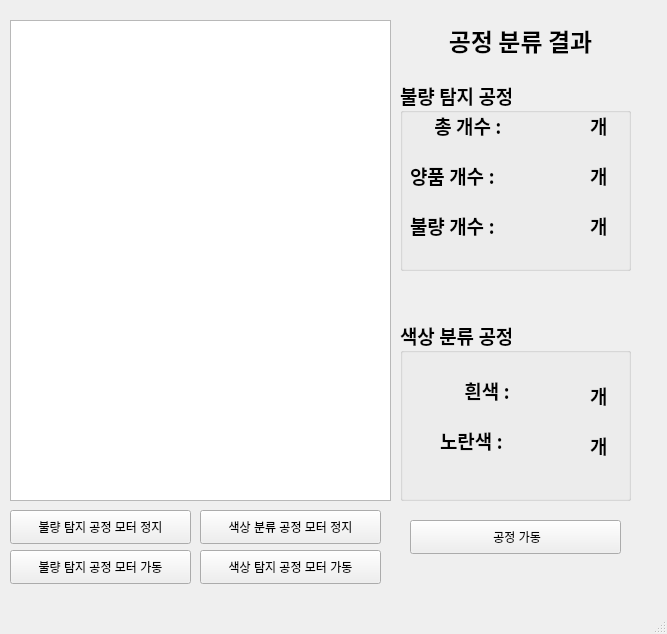
<?xml version="1.0" encoding="UTF-8"?>
<ui version="4.0">
 <class>MainWindow</class>
 <widget class="QMainWindow" name="MainWindow">
  <property name="geometry">
   <rect>
    <x>0</x>
    <y>0</y>
    <width>667</width>
    <height>634</height>
   </rect>
  </property>
  <property name="windowTitle">
   <string>MainWindow</string>
  </property>
  <widget class="QWidget" name="centralwidget">
   <widget class="QPushButton" name="defect_stop">
    <property name="geometry">
     <rect>
      <x>10</x>
      <y>510</y>
      <width>181</width>
      <height>34</height>
     </rect>
    </property>
    <property name="text">
     <string>불량 탐지 공정 모터 정지</string>
    </property>
   </widget>
   <widget class="QTableWidget" name="tablewidget">
    <property name="geometry">
     <rect>
      <x>10</x>
      <y>20</y>
      <width>381</width>
      <height>481</height>
     </rect>
    </property>
    <property name="sortingEnabled">
     <bool>true</bool>
    </property>
   </widget>
   <widget class="QPushButton" name="color_stop">
    <property name="geometry">
     <rect>
      <x>200</x>
      <y>510</y>
      <width>181</width>
      <height>34</height>
     </rect>
    </property>
    <property name="text">
     <string>색상 분류 공정 모터 정지</string>
    </property>
   </widget>
   <widget class="QLabel" name="label">
    <property name="geometry">
     <rect>
      <x>390</x>
      <y>20</y>
      <width>261</width>
      <height>41</height>
     </rect>
    </property>
    <property name="font">
     <font>
      <family>Adobe Devanagari</family>
      <pointsize>18</pointsize>
      <weight>75</weight>
      <bold>true</bold>
     </font>
    </property>
    <property name="text">
     <string>공정 분류 결과</string>
    </property>
    <property name="alignment">
     <set>Qt::AlignCenter</set>
    </property>
   </widget>
   <widget class="QGroupBox" name="groupBox_2">
    <property name="geometry">
     <rect>
      <x>400</x>
      <y>320</y>
      <width>231</width>
      <height>181</height>
     </rect>
    </property>
    <property name="font">
     <font>
      <family>Adobe Devanagari</family>
      <pointsize>14</pointsize>
      <weight>75</weight>
      <bold>true</bold>
     </font>
    </property>
    <property name="title">
     <string>색상 분류 공정</string>
    </property>
    <widget class="QLabel" name="label_3">
     <property name="geometry">
      <rect>
       <x>40</x>
       <y>100</y>
       <width>91</width>
       <height>41</height>
      </rect>
     </property>
     <property name="text">
      <string>노란색 :</string>
     </property>
    </widget>
    <widget class="QLabel" name="label_4">
     <property name="geometry">
      <rect>
       <x>60</x>
       <y>40</y>
       <width>71</width>
       <height>61</height>
      </rect>
     </property>
     <property name="text">
      <string> 흰색 :</string>
     </property>
    </widget>
    <widget class="QLabel" name="label_5">
     <property name="geometry">
      <rect>
       <x>190</x>
       <y>60</y>
       <width>91</width>
       <height>31</height>
      </rect>
     </property>
     <property name="text">
      <string>개</string>
     </property>
    </widget>
    <widget class="QLabel" name="label_6">
     <property name="geometry">
      <rect>
       <x>190</x>
       <y>110</y>
       <width>91</width>
       <height>31</height>
      </rect>
     </property>
     <property name="text">
      <string>개</string>
     </property>
    </widget>
    <widget class="QLabel" name="white">
     <property name="geometry">
      <rect>
       <x>130</x>
       <y>50</y>
       <width>64</width>
       <height>41</height>
      </rect>
     </property>
     <property name="text">
      <string/>
     </property>
     <property name="alignment">
      <set>Qt::AlignCenter</set>
     </property>
    </widget>
    <widget class="QLabel" name="yellow">
     <property name="geometry">
      <rect>
       <x>130</x>
       <y>110</y>
       <width>64</width>
       <height>15</height>
      </rect>
     </property>
     <property name="text">
      <string/>
     </property>
     <property name="alignment">
      <set>Qt::AlignCenter</set>
     </property>
    </widget>
   </widget>
   <widget class="QGroupBox" name="groupBox">
    <property name="geometry">
     <rect>
      <x>400</x>
      <y>80</y>
      <width>231</width>
      <height>191</height>
     </rect>
    </property>
    <property name="font">
     <font>
      <family>Adobe Devanagari</family>
      <pointsize>14</pointsize>
      <weight>75</weight>
      <bold>true</bold>
     </font>
    </property>
    <property name="title">
     <string>불량 탐지 공정</string>
    </property>
    <widget class="QLabel" name="label_8">
     <property name="geometry">
      <rect>
       <x>10</x>
       <y>130</y>
       <width>111</width>
       <height>31</height>
      </rect>
     </property>
     <property name="text">
      <string>불량 개수 :</string>
     </property>
    </widget>
    <widget class="QLabel" name="label_9">
     <property name="geometry">
      <rect>
       <x>190</x>
       <y>30</y>
       <width>64</width>
       <height>31</height>
      </rect>
     </property>
     <property name="font">
      <font>
       <family>Adobe Devanagari</family>
       <pointsize>14</pointsize>
       <weight>75</weight>
       <bold>true</bold>
      </font>
     </property>
     <property name="text">
      <string>개</string>
     </property>
    </widget>
    <widget class="QLabel" name="label_10">
     <property name="geometry">
      <rect>
       <x>10</x>
       <y>80</y>
       <width>111</width>
       <height>31</height>
      </rect>
     </property>
     <property name="text">
      <string>양품 개수 :</string>
     </property>
    </widget>
    <widget class="QLabel" name="label_11">
     <property name="geometry">
      <rect>
       <x>30</x>
       <y>30</y>
       <width>101</width>
       <height>31</height>
      </rect>
     </property>
     <property name="text">
      <string> 총 개수 :</string>
     </property>
    </widget>
    <widget class="QLabel" name="label_12">
     <property name="geometry">
      <rect>
       <x>190</x>
       <y>80</y>
       <width>64</width>
       <height>31</height>
      </rect>
     </property>
     <property name="font">
      <font>
       <family>Adobe Devanagari</family>
       <pointsize>14</pointsize>
       <weight>75</weight>
       <bold>true</bold>
      </font>
     </property>
     <property name="text">
      <string>개</string>
     </property>
    </widget>
    <widget class="QLabel" name="label_13">
     <property name="geometry">
      <rect>
       <x>190</x>
       <y>130</y>
       <width>64</width>
       <height>31</height>
      </rect>
     </property>
     <property name="font">
      <font>
       <family>Adobe Devanagari</family>
       <pointsize>14</pointsize>
       <weight>75</weight>
       <bold>true</bold>
      </font>
     </property>
     <property name="text">
      <string>개</string>
     </property>
    </widget>
    <widget class="QLabel" name="total">
     <property name="geometry">
      <rect>
       <x>130</x>
       <y>40</y>
       <width>64</width>
       <height>15</height>
      </rect>
     </property>
     <property name="text">
      <string/>
     </property>
     <property name="alignment">
      <set>Qt::AlignCenter</set>
     </property>
    </widget>
    <widget class="QLabel" name="good">
     <property name="geometry">
      <rect>
       <x>130</x>
       <y>90</y>
       <width>64</width>
       <height>15</height>
      </rect>
     </property>
     <property name="text">
      <string/>
     </property>
     <property name="alignment">
      <set>Qt::AlignCenter</set>
     </property>
    </widget>
    <widget class="QLabel" name="bad">
     <property name="geometry">
      <rect>
       <x>130</x>
       <y>140</y>
       <width>64</width>
       <height>15</height>
      </rect>
     </property>
     <property name="text">
      <string/>
     </property>
     <property name="alignment">
      <set>Qt::AlignCenter</set>
     </property>
    </widget>
   </widget>
   <widget class="QPushButton" name="start">
    <property name="geometry">
     <rect>
      <x>410</x>
      <y>520</y>
      <width>211</width>
      <height>34</height>
     </rect>
    </property>
    <property name="text">
     <string> 공정 가동</string>
    </property>
   </widget>
   <widget class="QPushButton" name="defect_start">
    <property name="geometry">
     <rect>
      <x>10</x>
      <y>550</y>
      <width>181</width>
      <height>34</height>
     </rect>
    </property>
    <property name="text">
     <string>불량 탐지 공정 모터 가동</string>
    </property>
   </widget>
   <widget class="QPushButton" name="color_start">
    <property name="geometry">
     <rect>
      <x>200</x>
      <y>550</y>
      <width>181</width>
      <height>34</height>
     </rect>
    </property>
    <property name="text">
     <string>색상 탐지 공정 모터 가동</string>
    </property>
   </widget>
  </widget>
  <widget class="QMenuBar" name="menubar">
   <property name="geometry">
    <rect>
     <x>0</x>
     <y>0</y>
     <width>667</width>
     <height>26</height>
    </rect>
   </property>
  </widget>
  <widget class="QStatusBar" name="statusbar"/>
 </widget>
 <resources/>
 <connections/>
</ui>
